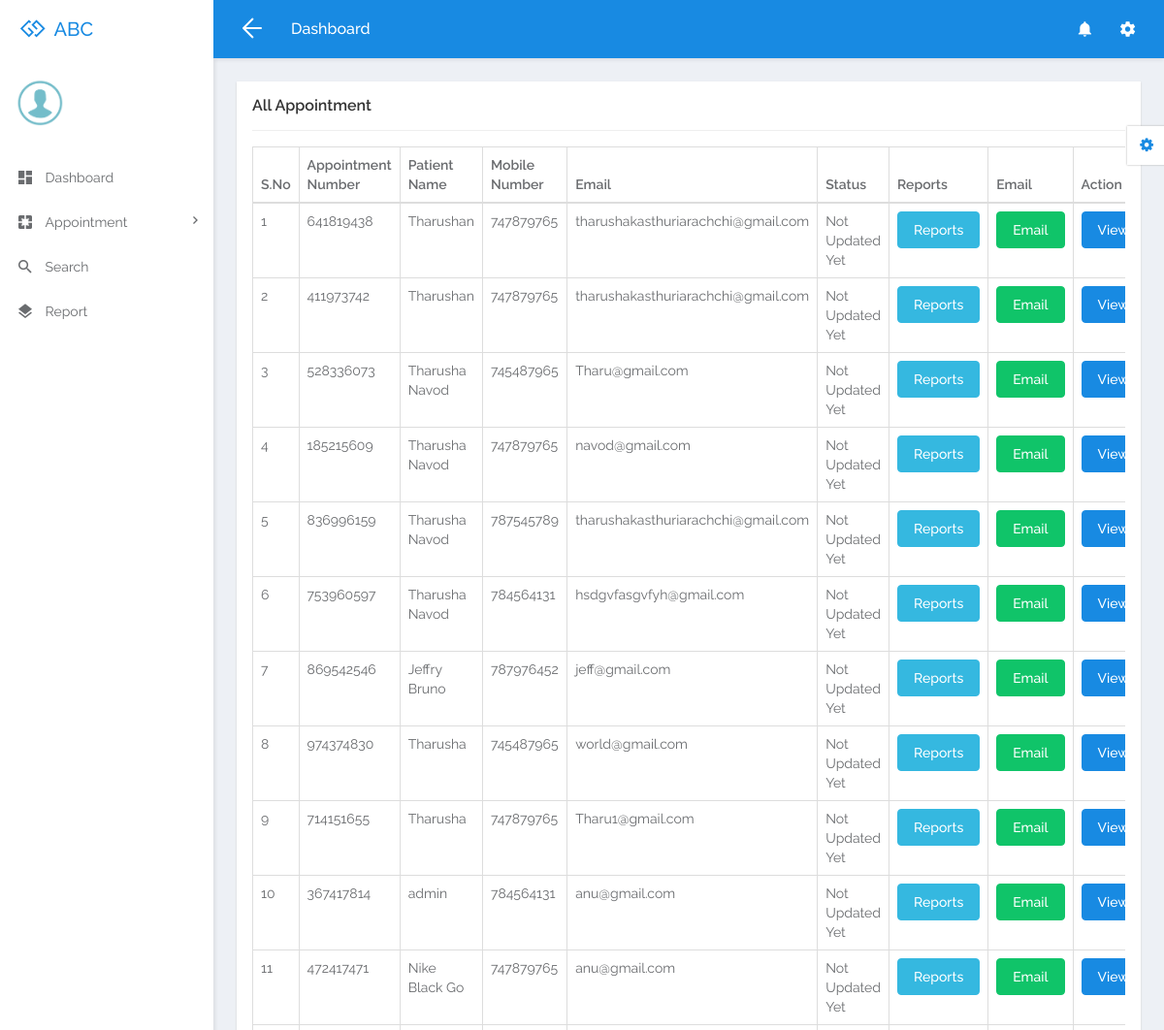
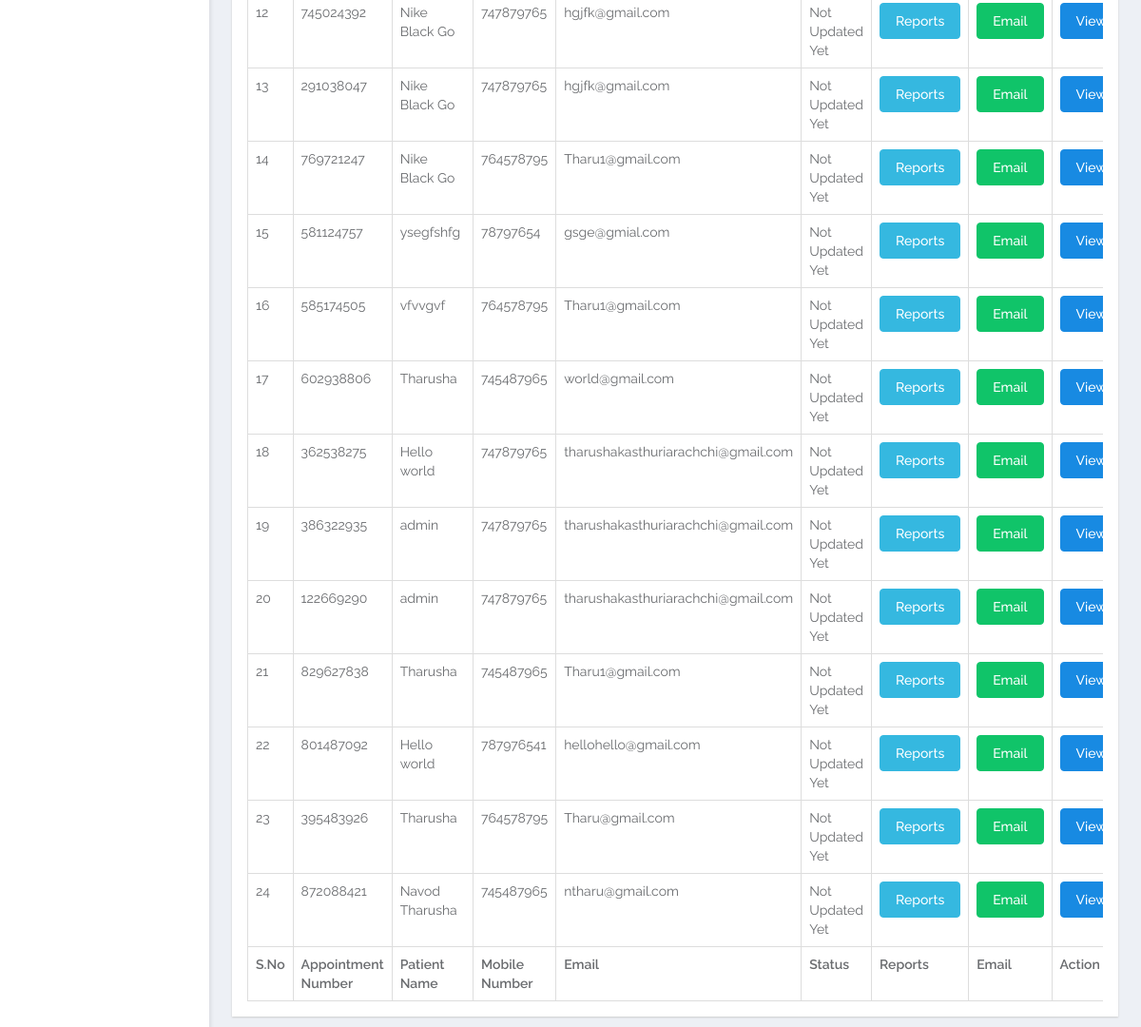
Screenshot of /admin/labtest/all-appointment.php (signed in) with the database file from the repository (2 pictures, top to bottom).
### tables this page shows
CREATE TABLE `tblappointmentp` (
  `ID` int(10) NOT NULL,
  `AppointmentNumber` int(10) DEFAULT NULL,
  `Name` varchar(250) DEFAULT NULL,
  `MobileNumber` bigint(20) DEFAULT NULL,
  `Email` varchar(250) DEFAULT NULL,
  `AppointmentDate` date DEFAULT NULL,
  `AppointmentTime` time DEFAULT NULL,
  `Test` varchar(250) DEFAULT NULL,
  `Message` mediumtext DEFAULT NULL,
  `ApplyDate` timestamp NULL DEFAULT current_timestamp(),
  `Remark` varchar(250) DEFAULT NULL,
  `Status` varchar(250) DEFAULT NULL,
  `UpdationDate` timestamp NULL DEFAULT NULL ON UPDATE current_timestamp(),
  `patientID` int(10) DEFAULT NULL
);

### admin/labtest/all-appointment.php (the view, shortened to what this page needs)
<?php
class AppointmentSystem {
    private $db;
    public function __construct($db) {
        $this->db = $db;
    }
    public function getAppointments() {
        $sql = "SELECT * FROM tblappointmentp";
        $query = $this->db->prepare($sql);
        $query->execute();
        return $query->fetchAll(PDO::FETCH_OBJ);
    }
}
include('../includes/dbconnection.php');
$appointmentSystem = new AppointmentSystem($dbh);
$appointmentSystem->checkSession();
$appointments = $appointmentSystem->getAppointments();
?>
<!DOCTYPE html>
<html lang="en">
<head>
    <link rel="stylesheet" href="../libs/bower/font-awesome/css/font-awesome.min.css">
    <link rel="stylesheet" href="../libs/bower/material-design-iconic-font/dist/css/material-design-iconic-font.css">
    <link rel="stylesheet" href="../libs/bower/animate.css/animate.min.css">
    <link rel="stylesheet" href="../libs/bower/fullcalendar/dist/fullcalendar.min.css">
    <link rel="stylesheet" href="../libs/bower/perfect-scrollbar/css/perfect-scrollbar.css">
    <link rel="stylesheet" href="../assets/css/bootstrap.css">
    <link rel="stylesheet" href="../assets/css/core.css">
    <link rel="stylesheet" href="../assets/css/app.css">
</head>
<body class="menubar-left menubar-unfold menubar-light theme-primary">
<?php include_once('../includes/header.php');?>
<?php include_once('../includes/sidebar.php');?>
<main id="app-main" class="app-main">
    <div class="wrap">
        <section class="app-content">
            <div class="row">
                <div class="col-md-12">
                    <div class="widget">
                        <header class="widget-header">
                            <h4 class="widget-title">All Appointment</h4>
                        </header>
                        <hr class="widget-separator">
                        <div class="widget-body">
                            <div class="table-responsive">
                                <table class="table table-bordered table-hover js-basic-example dataTable table-custom">
                                    <thead>
                                    <tr>
                                        <th>S.No</th>
                                        <th>Appointment Number</th>
                                        <th>Patient Name</th>
                                        <th>Mobile Number</th>
                                        <th>Email</th>
                                        <th>Status</th>
                                        <th>Reports</th>
                                        <th>Email</th>
                                        <th>Action</th>
                                    </tr>
                                    </thead>
                                    <tbody>
                                    <?php
                                    $cnt = 1;
                                    foreach ($appointments as $row) {
                                        ?>
                                        <tr>
                                            <td><?php echo htmlentities($cnt); ?></td>
                                            <td><?php echo htmlentities($row->AppointmentNumber); ?></td>
                                            <td><?php echo htmlentities($row->Name); ?></td>
                                            <td><?php echo htmlentities($row->MobileNumber); ?></td>
                                            <td><?php echo htmlentities($row->Email); ?></td>
                                            <td><?php echo ($row->Status == "") ? "Not Updated Yet" : htmlentities($row->Status); ?></td>
                                            <td>
                                                <a href="view-reports.php?appointment_id=<?php echo htmlentities($row->ID); ?>" class="btn btn-info">Reports</a>
                                            </td>
                                            <td>
                                                <a href="../admin/labtest/index.php?email=<?php echo htmlentities($row->Email); ?>" class="btn btn-success">Email</a>
                                            </td>
                                            <td><a href="view-appointment-detail.php?editid=<?php echo htmlentities($row->ID); ?>&amp;aptid=<?php echo htmlentities($row->AppointmentNumber); ?>" class="btn btn-primary">View</a></td>
                                        </tr>
                                        <?php
                                        $cnt = $cnt + 1;
                                    }
                                    ?>
                                    </tbody>
                                    <tfoot>
                                    <tr>
                                        <th>S.No</th>
                                        <th>Appointment Number</th>
                                        <th>Patient Name</th>
                                        <th>Mobile Number</th>
                                        <th>Email</th>
                                        <th>Status</th>
                                        <th>Reports</th>
                                        <th>Email</th>
                                        <th>Action</th>
                                    </tr>
                                    </tfoot>
                                </table>
                            </div>
                        </div>
                    </div>
                </div>
            </div>
        </section>
    </div>
</main>
<?php include_once('../includes/customizer.php');?>
</body>
</html>

### rows the page displays
tblappointmentp: AppointmentNumber "641819438", Name "Tharushan", MobileNumber "747879765", Email "tharushakasthuriarachchi@gmail.com", shows "Not Updated Yet"
tblappointmentp: AppointmentNumber "411973742", Name "Tharushan", MobileNumber "747879765", Email "tharushakasthuriarachchi@gmail.com", shows "Not Updated Yet"
tblappointmentp: AppointmentNumber "528336073", Name "Tharusha Navod", MobileNumber "745487965", Email "Tharu@gmail.com", shows "Not Updated Yet"
tblappointmentp: AppointmentNumber "185215609", Name "Tharusha Navod", MobileNumber "747879765", Email "navod@gmail.com", shows "Not Updated Yet"
tblappointmentp: AppointmentNumber "836996159", Name "Tharusha Navod", MobileNumber "787545789", Email "tharushakasthuriarachchi@gmail.com", shows "Not Updated Yet"
tblappointmentp: AppointmentNumber "753960597", Name "Tharusha Navod", MobileNumber "784564131", Email "hsdgvfasgvfyh@gmail.com", shows "Not Updated Yet"
tblappointmentp: AppointmentNumber "869542546", Name "Jeffry Bruno", MobileNumber "787976452", Email "jeff@gmail.com", shows "Not Updated Yet"
tblappointmentp: AppointmentNumber "974374830", Name "Tharusha", MobileNumber "745487965", Email "world@gmail.com", shows "Not Updated Yet"
tblappointmentp: AppointmentNumber "714151655", Name "Tharusha", MobileNumber "747879765", Email "Tharu1@gmail.com", shows "Not Updated Yet"
tblappointmentp: AppointmentNumber "367417814", Name "admin", MobileNumber "784564131", Email "anu@gmail.com", shows "Not Updated Yet"
tblappointmentp: AppointmentNumber "472417471", Name "Nike Black Go", MobileNumber "747879765", Email "anu@gmail.com", shows "Not Updated Yet"
tblappointmentp: AppointmentNumber "745024392", Name "Nike Black Go", MobileNumber "747879765", Email "hgjfk@gmail.com", shows "Not Updated Yet"
tblappointmentp: AppointmentNumber "291038047", Name "Nike Black Go", MobileNumber "747879765", Email "hgjfk@gmail.com", shows "Not Updated Yet"
tblappointmentp: AppointmentNumber "769721247", Name "Nike Black Go", MobileNumber "764578795", Email "Tharu1@gmail.com", shows "Not Updated Yet"
tblappointmentp: AppointmentNumber "581124757", Name "ysegfshfg", MobileNumber "78797654", Email "gsge@gmial.com", shows "Not Updated Yet"
tblappointmentp: AppointmentNumber "585174505", Name "vfvvgvf", MobileNumber "764578795", Email "Tharu1@gmail.com", shows "Not Updated Yet"
tblappointmentp: AppointmentNumber "602938806", Name "Tharusha", MobileNumber "745487965", Email "world@gmail.com", shows "Not Updated Yet"
tblappointmentp: AppointmentNumber "362538275", Name "Hello world", MobileNumber "747879765", Email "tharushakasthuriarachchi@gmail.com", shows "Not Updated Yet"
tblappointmentp: AppointmentNumber "386322935", Name "admin", MobileNumber "747879765", Email "tharushakasthuriarachchi@gmail.com", shows "Not Updated Yet"
tblappointmentp: AppointmentNumber "122669290", Name "admin", MobileNumber "747879765", Email "tharushakasthuriarachchi@gmail.com", shows "Not Updated Yet"
tblappointmentp: AppointmentNumber "829627838", Name "Tharusha", MobileNumber "745487965", Email "Tharu1@gmail.com", shows "Not Updated Yet"
tblappointmentp: AppointmentNumber "801487092", Name "Hello world", MobileNumber "787976541", Email "hellohello@gmail.com", shows "Not Updated Yet"
tblappointmentp: AppointmentNumber "395483926", Name "Tharusha", MobileNumber "764578795", Email "Tharu@gmail.com", shows "Not Updated Yet"
tblappointmentp: AppointmentNumber "872088421", Name "Navod Tharusha", MobileNumber "745487965", Email "ntharu@gmail.com", shows "Not Updated Yet"
